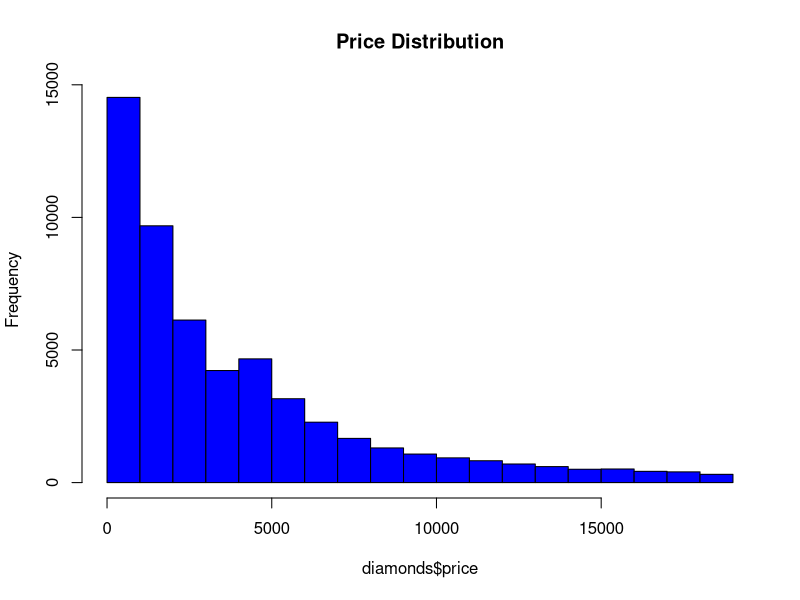
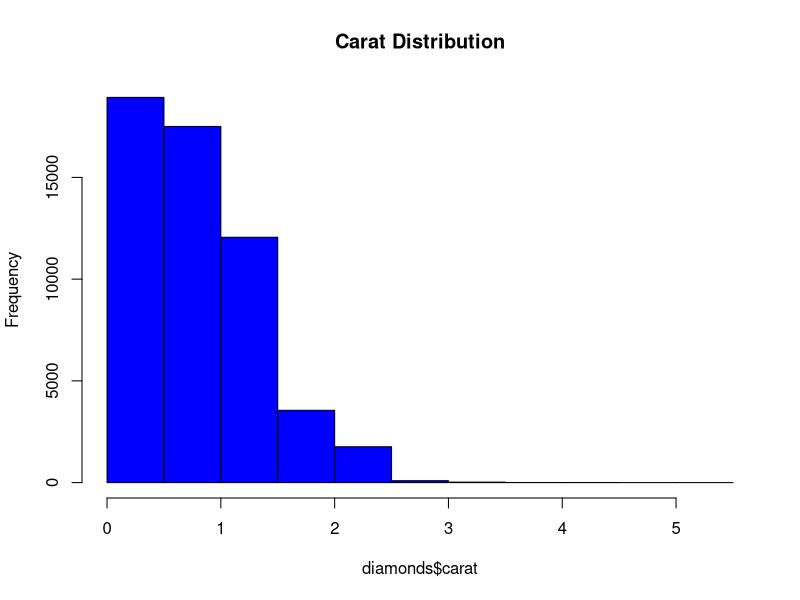
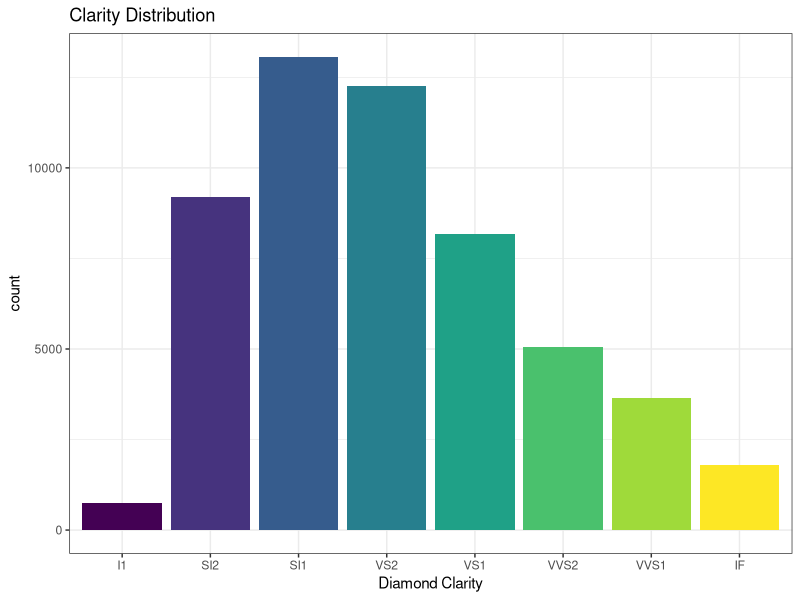
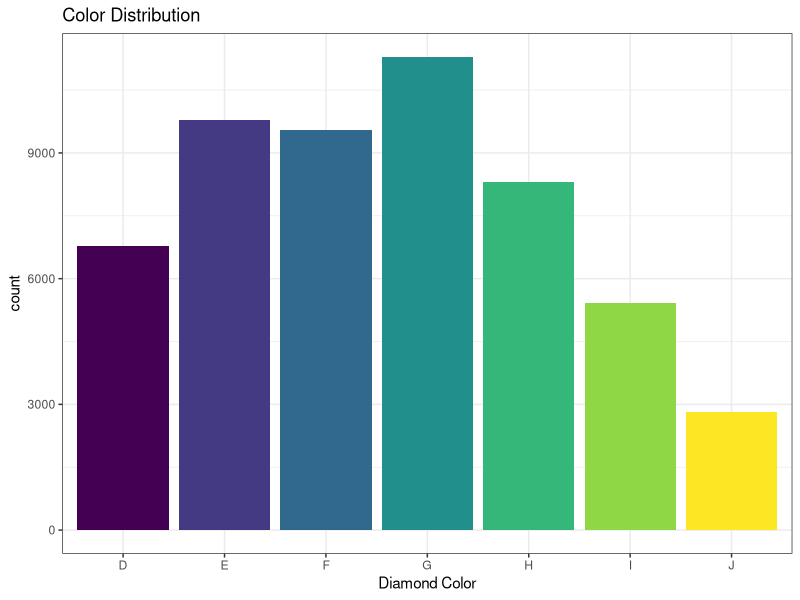
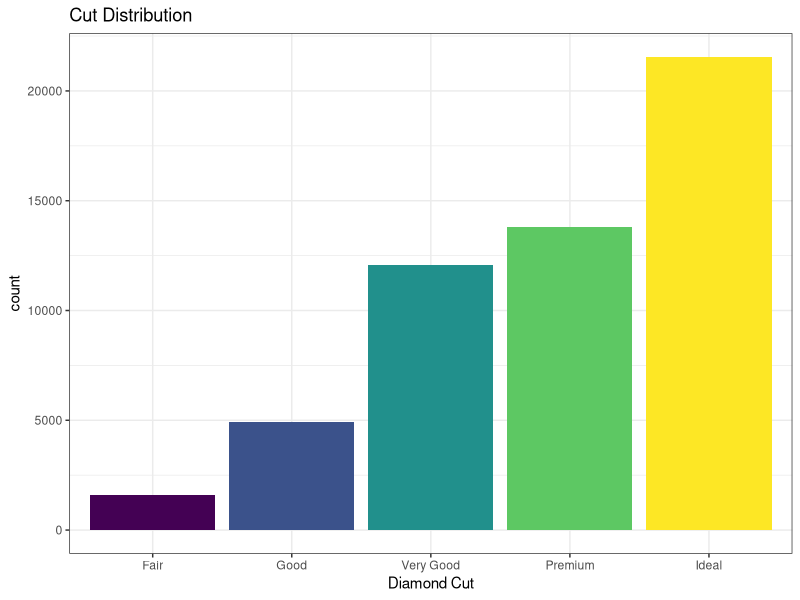
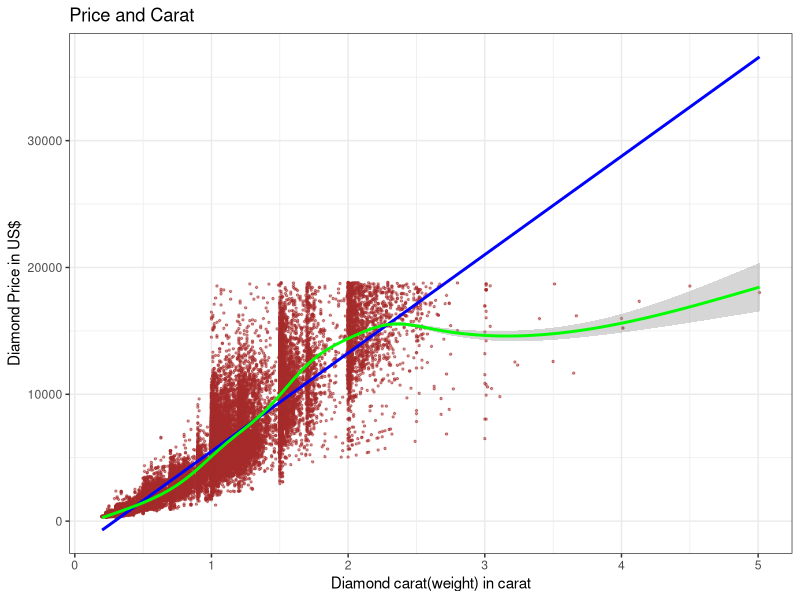
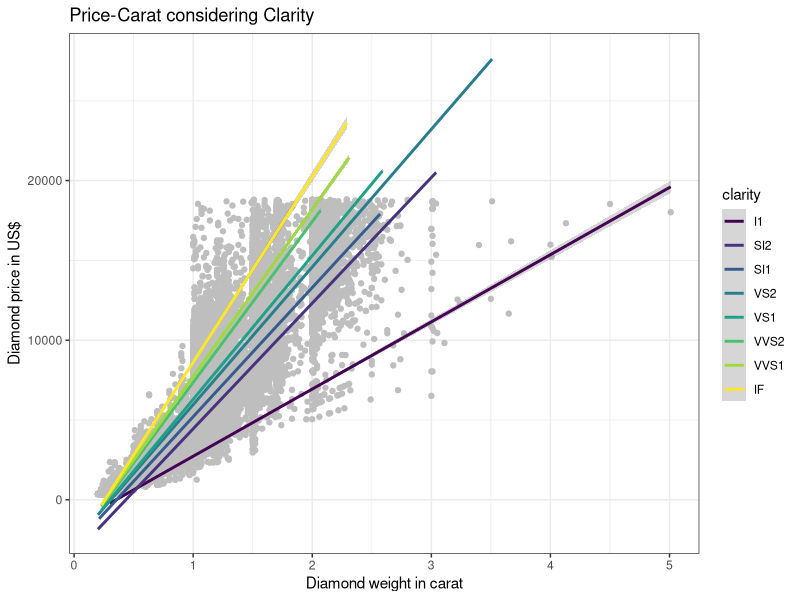
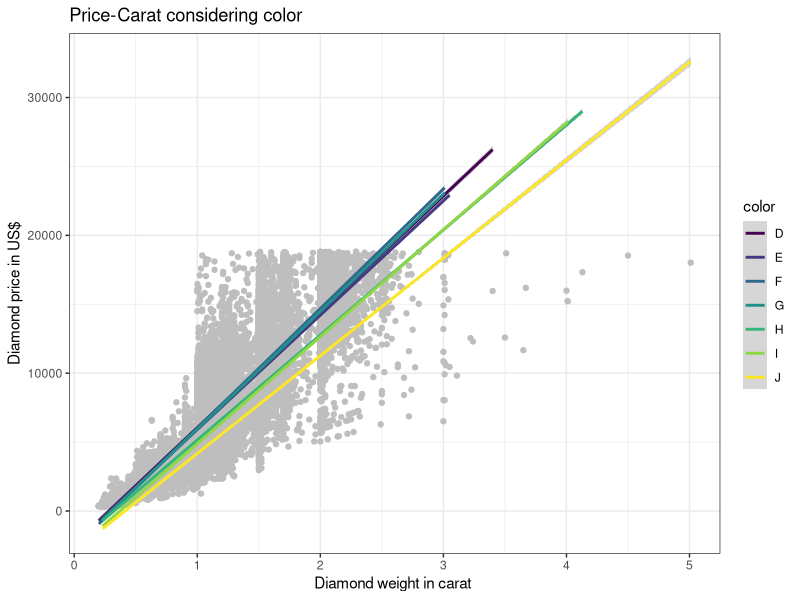

Write the R code that produced these figures, in order.
## ---- chunk 1
knitr::opts_chunk$set(echo = TRUE,fig.height =2,fig.width = 3)
library(ggplot2)
library(dplyr)
diamonds
summary(diamonds)
sd(diamonds$carat)
sd(diamonds$price)
diamonds%>%select(price, carat, x, y, z)%>%cor(use = "complete.obs", method = "pearson")
carat.outlier<-diamonds%>%subset(diamonds$carat<0.1238399|diamonds$carat>1.471960)
Diamonds.Arrange<-diamonds%>%arrange(desc(carat),desc(price))
Diamonds.Arrange
## ---- chunk 2
hist(diamonds$price,main = "Price Distribution",col="blue")
hist(diamonds$carat,main = "Carat Distribution",col="blue")
## ---- chunk 3
ggplot(diamonds,aes(factor(clarity),fill=clarity))+geom_bar()+labs(title="Clarity Distribution")+labs(x="Diamond Clarity")+theme_bw()+ theme(legend.position = "none")
ggplot(diamonds,aes(factor(color),fill=color))+geom_bar()+labs(title="Color Distribution")+labs(x="Diamond Color")+theme_bw()+ theme(legend.position = "none")
ggplot(diamonds,aes(factor(cut),fill=cut))+geom_bar()+labs(title="Cut Distribution")+labs(x="Diamond Cut")+theme_bw()+ theme(legend.position = "none")
## ---- chunk 4
ggplot(diamonds,aes(x=carat,y=price))+geom_point(size=.5,alpha=1/2,color="brown")+geom_smooth(method="lm",se=FALSE,color="blue")+labs(title = "Price and Carat")+labs(x="Diamond carat(weight) in carat" , y="Diamond Price in US$")+theme_bw()+ theme(legend.position = "none")+geom_smooth(color="green")
## ---- chunk 5
ggplot(diamonds)+geom_point(aes(y=price,x=carat),color="gray")+geom_smooth(aes(y=price , x=carat, color=clarity),method="lm")+labs(title="Price-Carat considering Clarity")+labs(x="Diamond weight in carat",y="Diamond price in US$")+theme_bw() 
## ---- chunk 6
ggplot(diamonds)+geom_point(aes(y=price,x=carat),color="gray")+geom_smooth(aes(y=price , x=carat, color=color),method="lm")+labs(title="Price-Carat considering color")+labs(x="Diamond weight in carat ",y="Diamond price in US$")+theme_bw() 
ggplot(diamonds)+geom_point(aes(y=price,x=carat),color="gray")+geom_smooth(aes(y=price , x=carat, color=cut),method="lm")+labs(title="Price-Carat considering cut")+labs(x="Diamond weight in carat",y="Diamond price in US$")+theme_bw() 
